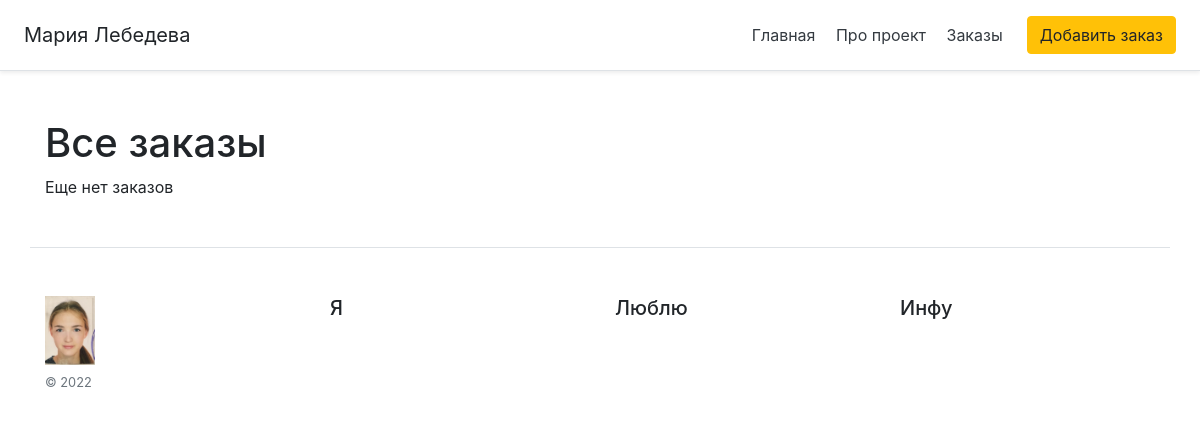
Page /posts on the earlier database version.
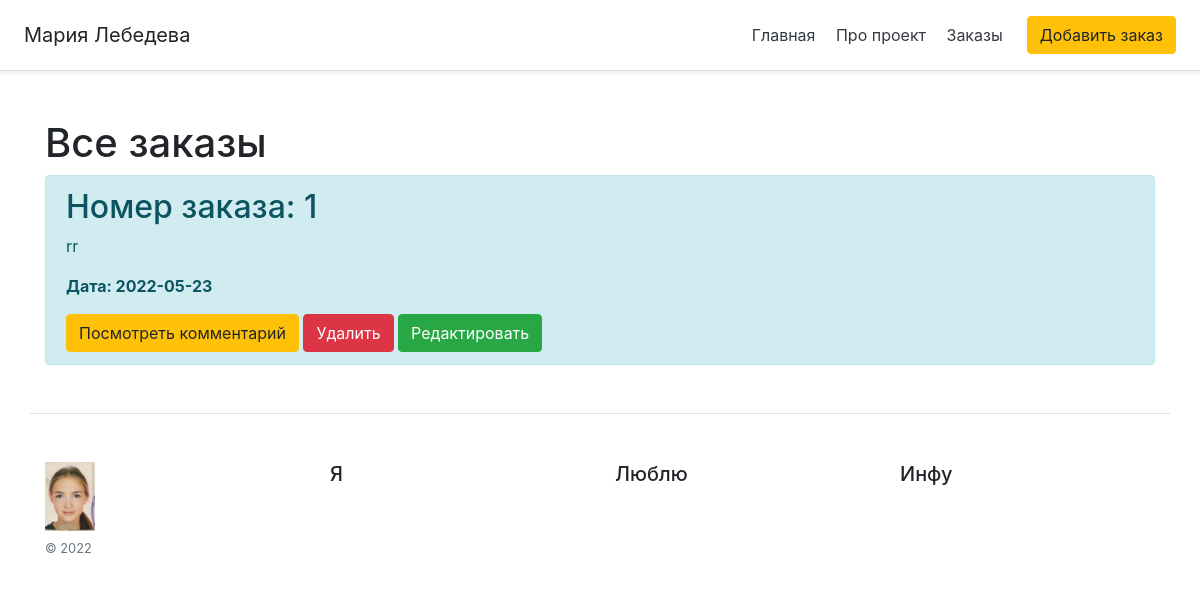
Same page on the later database version.
### app.py (models this page shows, shortened)
class Order(db.Model):
    id = db.Column(db.Integer, primary_key=True)
    title = db.Column(db.String(100), nullable=False)
    intro = db.Column(db.String(300), nullable=False)
    text = db.Column(db.Text, nullable=False)
    date = db.Column(db.DateTime, default=datetime.utcnow)

### app.py (the view)
@app.route('/posts')
def posts():
    orders = Order.query.order_by(Order.date.desc()).all()
    return render_template("posts.html", orders=orders)

### templates/posts.html (shortened to what this page needs)
{% extends 'base.html' %}
{% block body %}
<div class="container mt-5">
    <h1>Все заказы</h1>
    {% for el in orders %}
    <div class="alert alert-info">
        <h2>Номер заказа: {{ el.id }}</h2>
        <p>{{ el.intro }}</p>
        <p><b>Дата: {{ el.date.date() }}</b></p>
        <a href="{{ url_for('posts', id=el.id)}}" class="btn btn-warning">Посмотреть комментарий</a>
        <form action="{{ url_for('post_delete', id=el.id) }}" method="POST" style="display: inline;">
        <input type="submit" value="Удалить" class="btn btn-danger" />
        </form>
        <a href="{{ url_for('post_update', id=el.id) }}" class="btn btn-success">Редактировать</a>
    </div>
    {% else %}
    <p>Еще нет заказов</p>
    {% endfor %}
</div>
{% endblock %}

### templates/base.html (shortened to what this page needs)
<!doctype html>
<html lang="ru">
<head>
    <link rel="stylesheet" href="{{ url_for('static', filename='css/bootstrap.min.css') }}">
</head>
<body>
    <div class="d-flex flex-column flex-md-row align-items-center p-3 px-md-4 mb-3 bg-white border-bottom shadow-sm">
      <h5 class="my-0 mr-md-auto font-weight-normal">Мария Лебедева</h5>
      <nav class="my-2 my-md-0 mr-md-3">
        <a class="p-2 text-dark" href="/">Главная</a>
        <a class="p-2 text-dark" href="/about">Про проект</a>
          <a class="p-2 text-dark" href="/posts">Заказы</a>
      </nav>
        <a class="btn btn-warning" href="/create-order">Добавить заказ</a>
    </div>
    {% block body %}{% endblock %}
    <footer class="container pt-4 my-md-5 pt-md-5 border-top">
    <div class="row">
      <div class="col-12 col-md">
        <img class="mb-2" src="{{ url_for('static', filename='photo.jpg') }}" alt="" width="50">
        <small class="d-block mb-3 text-muted">© 2022</small>
      </div>
      <div class="col-6 col-md">
        <h5>Я</h5>
      </div>
      <div class="col-6 col-md">
        <h5>Люблю</h5>
      </div>
      <div class="col-6 col-md">
        <h5>Инфу</h5>
      </div>
    </div>
  </footer>
</body>
</html>

Differences in the rows shown:
added Order: id "1", intro "rr", date "2022-05-23"
Other differences:
text no longer shown: "Еще нет заказов"
